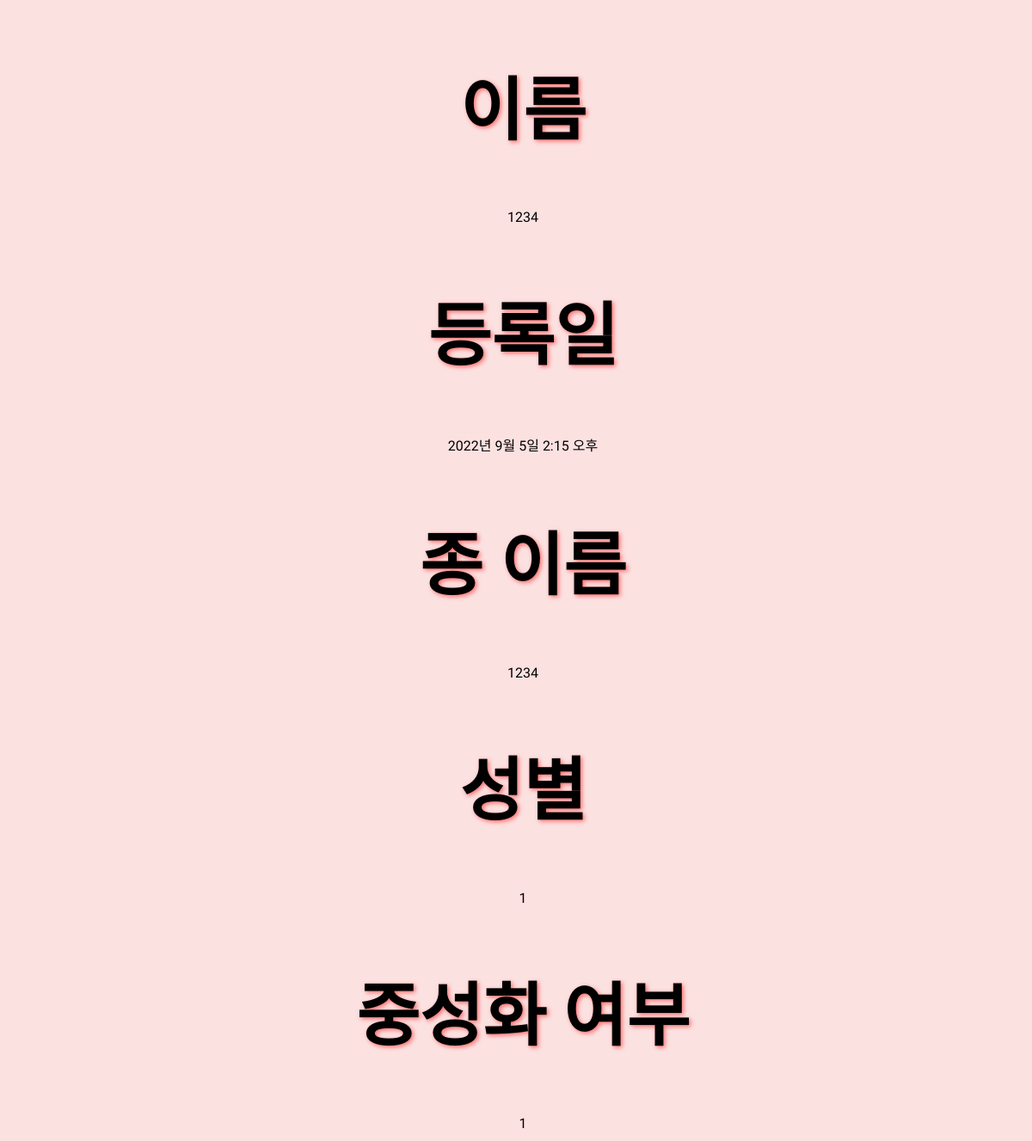
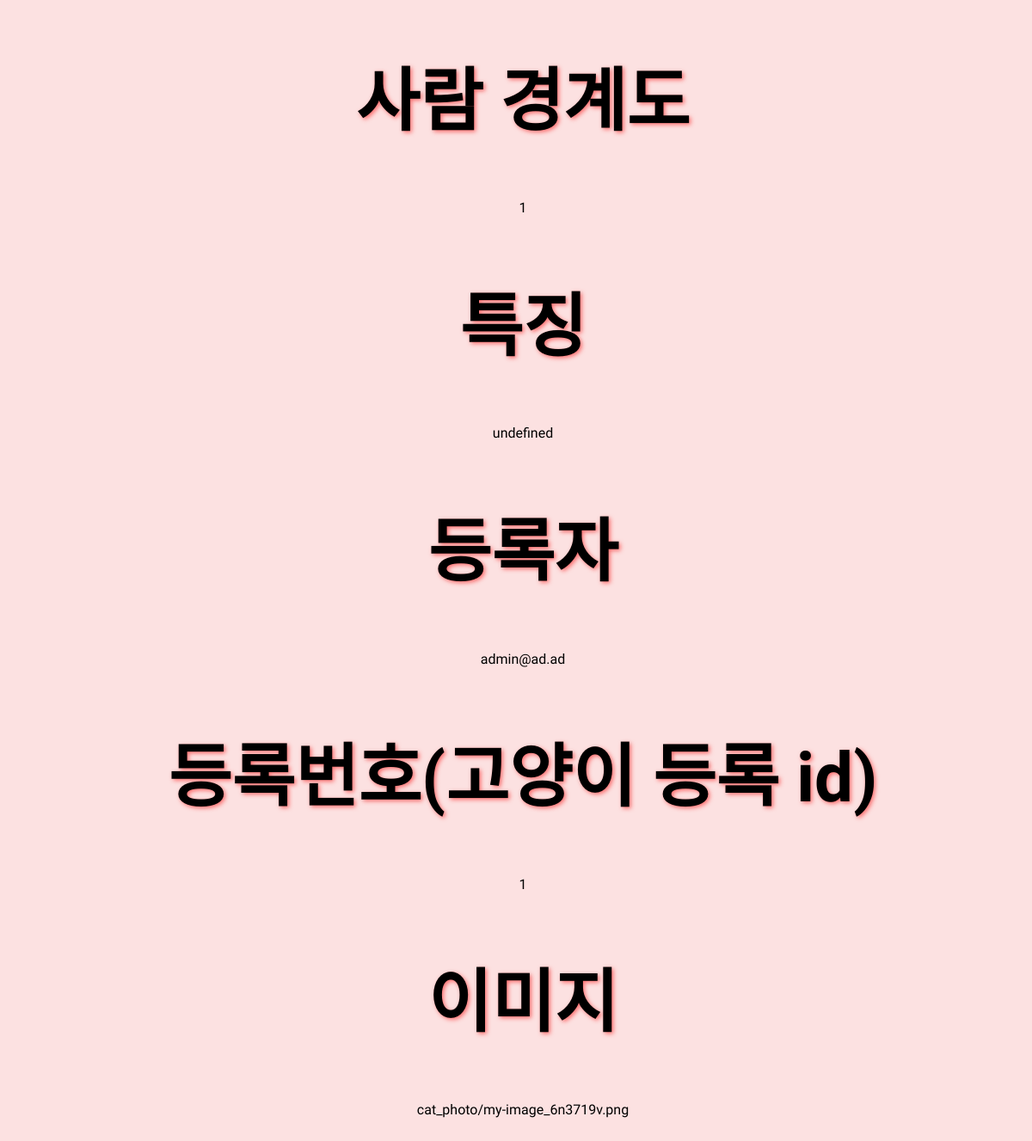
Page /detail/1/ on the committed database (2 pictures, top to bottom).
### apps/cat_inf/models.py (models this page shows, shortened)
class Cat(models.Model):
    name = models.CharField(max_length = 100) #이름
    date = models.DateTimeField(auto_now_add=True) #등록일
    species = models.CharField(max_length = 100) #종 이름
    sex = models.CharField(max_length = 100) #성별
    neutral = models.CharField(max_length = 100) #중성화 여부
    alert = models.CharField(max_length = 100) #사람 경계도
    character = models.CharField(max_length = 100) #특징
    latitude = models.DecimalField(max_digits = 17, decimal_places = 13)
    longitude = models.DecimalField(max_digits = 17, decimal_places = 13)
    photo = models.ImageField(blank=True, null=True, upload_to='cat_photo')
    author = models.ForeignKey(User, on_delete=models.CASCADE ,null=True)
    id = models.AutoField(primary_key=True)

### apps/account/models.py (models this page shows, shortened)
class User(AbstractBaseUser):
    email = models.EmailField(max_length=255, unique=True)
    name = models.CharField(max_length=10, null=True)
    is_admin = models.BooleanField(default=False)
    is_active = models.BooleanField(default=True)
    created_on = models.DateTimeField(auto_now_add=True)
    updated_on = models.DateTimeField(auto_now=True)
    bookmarkList = models.ForeignKey('Bookmark', on_delete=models.CASCADE ,null=True)
    class Meta:
        db_table = 'user'
    objects = CustomUserManager()
    USERNAME_FIELD = 'email'
    REQUIRED_FIELDS = ['name']
    def __str__(self):
        return self.email

### apps/account/views.py (the view)
# urls.py: path('detail/<str:cat_id>/', views.detail, name = 'detail'),
def detail(request, cat_id):
    cat_detail = get_object_or_404(Cat, pk=cat_id)
    return render(request, 'account/detail.html',{'cat_detail':cat_detail})

### templates/account/detail.html (shortened to what this page needs)
{% load static %}
<!DOCTYPE html>
<html lang="en">
<head>
    <link rel="stylesheet" href="{% static '/css/main.css' %}">
</head>
<body>
    <h1>이름</h1>
    {{cat_detail.name}}
    <h1>등록일</h1>
    {{cat_detail.date}}
    <h1>종 이름</h1>
    {{cat_detail.species}}
    <h1>성별</h1>
    {{cat_detail.sex}}
    <h1>중성화 여부</h1>
    {{cat_detail.neutral}}
    <h1>사람 경계도</h1>
    {{cat_detail.alert}}
    <h1>특징</h1>
    {{cat_detail.character}}
    <h1>등록자</h1>
    {{cat_detail.author}}
    <h1>등록번호(고양이 등록 id)</h1>
    {{cat_detail.id}}
    <h1>이미지</h1>
    {{cat_detail.photo}}
    <div id="map" style="width:500px;height:400px;"></div>
</body>
</html>

### static/css/main.css (style rules this page uses)
body { font-family : "Gaegu", serif; background-color: #fce1e1; width : 100%; text-align : center; }
h1 { font-size : 80px; color : black; text-align : center; border-radius : 20px; padding : 10px; font-family : "Gaegu", serif; color : black; text-shadow : 2px 2px 5px #fc6f6f; }
div { font-weight: bold; font-size : 20px; }

### rows in the picture
Cat: name "1234", date "2022년 9월 5일 2:15 오후", species "1234", sex "1", neutral "1", alert "1", character "undefined", author "admin@ad.ad", id "1", photo "cat_photo/my-image_6n3719v.png"
